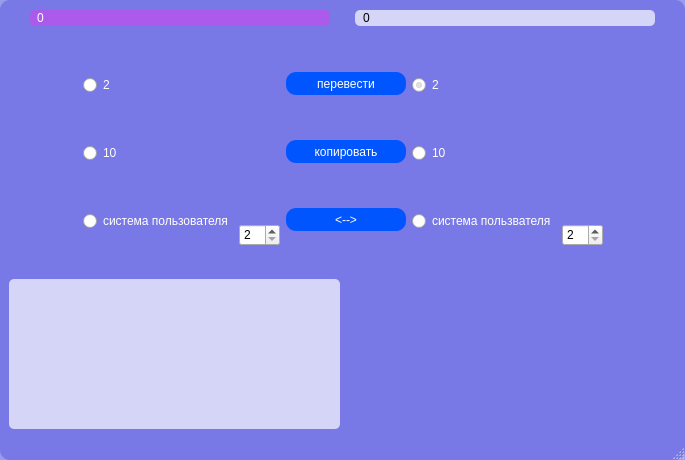
<?xml version="1.0" encoding="UTF-8"?>
<ui version="4.0">
 <class>MainWindow</class>
 <widget class="QMainWindow" name="MainWindow">
  <property name="geometry">
   <rect>
    <x>0</x>
    <y>0</y>
    <width>685</width>
    <height>460</height>
   </rect>
  </property>
  <property name="windowTitle">
   <string>MainWindow</string>
  </property>
  <property name="styleSheet">
   <string notr="true">QMainWindow {
	border-radius : 10px;
	background-color: rgba(100,100, 225, 165);
}
QLabel{
	border-radius : 5px;
	background-color: rgba(255,255, 255, 175);

}
QRadioButton{
color: rgb(255, 255, 255);}</string>
  </property>
  <widget class="QWidget" name="centralwidget">
   <layout class="QVBoxLayout" name="verticalLayout_12">
    <item>
     <layout class="QHBoxLayout" name="horizontalLayout" stretch="1,0">
      <property name="spacing">
       <number>5</number>
      </property>
      <property name="sizeConstraint">
       <enum>QLayout::SetNoConstraint</enum>
      </property>
      <property name="leftMargin">
       <number>1</number>
      </property>
      <property name="topMargin">
       <number>1</number>
      </property>
      <property name="rightMargin">
       <number>1</number>
      </property>
      <property name="bottomMargin">
       <number>1</number>
      </property>
      <item>
       <widget class="QLineEdit" name="lineEdit">
        <property name="minimumSize">
         <size>
          <width>280</width>
          <height>0</height>
         </size>
        </property>
        <property name="maximumSize">
         <size>
          <width>300</width>
          <height>16777215</height>
         </size>
        </property>
        <property name="styleSheet">
         <string notr="true">border-radius: 5px;
background-color: rgb(129, 69, 189);
color: rgb(255, 255, 255);
font: 11pt &quot;Ubuntu&quot;;
background-color: rgba(255, 46, 245, 100);
padding: 0 5 0 5px;</string>
        </property>
        <property name="text">
         <string>0</string>
        </property>
       </widget>
      </item>
      <item>
       <widget class="QLabel" name="label">
        <property name="minimumSize">
         <size>
          <width>280</width>
          <height>0</height>
         </size>
        </property>
        <property name="maximumSize">
         <size>
          <width>300</width>
          <height>16777215</height>
         </size>
        </property>
        <property name="styleSheet">
         <string notr="true">border-radius : 5px;
font: 11pt &quot;Ubuntu&quot;;
padding: 0 5 0 5px;</string>
        </property>
        <property name="text">
         <string>0</string>
        </property>
       </widget>
      </item>
     </layout>
    </item>
    <item>
     <layout class="QHBoxLayout" name="horizontalLayout_3">
      <item>
       <spacer name="horizontalSpacer_4">
        <property name="orientation">
         <enum>Qt::Horizontal</enum>
        </property>
        <property name="sizeHint" stdset="0">
         <size>
          <width>40</width>
          <height>20</height>
         </size>
        </property>
       </spacer>
      </item>
      <item>
       <layout class="QVBoxLayout" name="verticalLayout">
        <item>
         <widget class="QRadioButton" name="radioButton">
          <property name="styleSheet">
           <string notr="true"/>
          </property>
          <property name="text">
           <string>2</string>
          </property>
         </widget>
        </item>
        <item>
         <widget class="QRadioButton" name="radioButton_2">
          <property name="text">
           <string>10</string>
          </property>
          <property name="checked">
           <bool>true</bool>
          </property>
         </widget>
        </item>
        <item>
         <widget class="QRadioButton" name="radioButton_3">
          <property name="text">
           <string>система пользователя</string>
          </property>
         </widget>
        </item>
       </layout>
      </item>
      <item>
       <layout class="QVBoxLayout" name="verticalLayout_9">
        <item>
         <spacer name="verticalSpacer_8">
          <property name="orientation">
           <enum>Qt::Vertical</enum>
          </property>
          <property name="sizeHint" stdset="0">
           <size>
            <width>20</width>
            <height>40</height>
           </size>
          </property>
         </spacer>
        </item>
        <item>
         <spacer name="verticalSpacer_6">
          <property name="orientation">
           <enum>Qt::Vertical</enum>
          </property>
          <property name="sizeHint" stdset="0">
           <size>
            <width>20</width>
            <height>40</height>
           </size>
          </property>
         </spacer>
        </item>
        <item>
         <spacer name="verticalSpacer_9">
          <property name="orientation">
           <enum>Qt::Vertical</enum>
          </property>
          <property name="sizeHint" stdset="0">
           <size>
            <width>20</width>
            <height>40</height>
           </size>
          </property>
         </spacer>
        </item>
        <item>
         <spacer name="verticalSpacer_14">
          <property name="orientation">
           <enum>Qt::Vertical</enum>
          </property>
          <property name="sizeHint" stdset="0">
           <size>
            <width>20</width>
            <height>40</height>
           </size>
          </property>
         </spacer>
        </item>
        <item>
         <spacer name="verticalSpacer_10">
          <property name="orientation">
           <enum>Qt::Vertical</enum>
          </property>
          <property name="sizeHint" stdset="0">
           <size>
            <width>20</width>
            <height>40</height>
           </size>
          </property>
         </spacer>
        </item>
        <item>
         <spacer name="verticalSpacer_13">
          <property name="orientation">
           <enum>Qt::Vertical</enum>
          </property>
          <property name="sizeHint" stdset="0">
           <size>
            <width>20</width>
            <height>40</height>
           </size>
          </property>
         </spacer>
        </item>
        <item>
         <spacer name="verticalSpacer_16">
          <property name="orientation">
           <enum>Qt::Vertical</enum>
          </property>
          <property name="sizeHint" stdset="0">
           <size>
            <width>20</width>
            <height>40</height>
           </size>
          </property>
         </spacer>
        </item>
        <item>
         <widget class="QSpinBox" name="spinBox">
          <property name="styleSheet">
           <string notr="true">font: 11pt &quot;Ubuntu&quot;;</string>
          </property>
          <property name="minimum">
           <number>2</number>
          </property>
          <property name="maximum">
           <number>16</number>
          </property>
         </widget>
        </item>
        <item>
         <spacer name="verticalSpacer_4">
          <property name="orientation">
           <enum>Qt::Vertical</enum>
          </property>
          <property name="sizeHint" stdset="0">
           <size>
            <width>20</width>
            <height>40</height>
           </size>
          </property>
         </spacer>
        </item>
        <item>
         <spacer name="verticalSpacer_7">
          <property name="orientation">
           <enum>Qt::Vertical</enum>
          </property>
          <property name="sizeType">
           <enum>QSizePolicy::Expanding</enum>
          </property>
          <property name="sizeHint" stdset="0">
           <size>
            <width>20</width>
            <height>5</height>
           </size>
          </property>
         </spacer>
        </item>
       </layout>
      </item>
      <item>
       <layout class="QVBoxLayout" name="verticalLayout_10">
        <item>
         <widget class="QPushButton" name="pushButton">
          <property name="minimumSize">
           <size>
            <width>0</width>
            <height>23</height>
           </size>
          </property>
          <property name="styleSheet">
           <string notr="true">background-color: rgb(39, 46, 143);
font: 13pt &quot;Ubuntu&quot;;
border-radius: 10px;
color: white;
background-color: rgb(0, 85, 255);
</string>
          </property>
          <property name="text">
           <string>перевести</string>
          </property>
         </widget>
        </item>
        <item>
         <widget class="QPushButton" name="pushButton_2">
          <property name="minimumSize">
           <size>
            <width>120</width>
            <height>23</height>
           </size>
          </property>
          <property name="styleSheet">
           <string notr="true">background-color: rgb(39, 46, 143);
font: 13pt &quot;Ubuntu&quot;;
border-radius: 10px;
color: white;
background-color: rgb(0, 85, 255);
</string>
          </property>
          <property name="text">
           <string>копировать</string>
          </property>
         </widget>
        </item>
        <item>
         <widget class="QPushButton" name="pushButton_3">
          <property name="minimumSize">
           <size>
            <width>0</width>
            <height>23</height>
           </size>
          </property>
          <property name="styleSheet">
           <string notr="true">background-color: rgb(39, 46, 143);
font: 13pt &quot;Ubuntu&quot;;
border-radius: 10px;
color: white;
background-color: rgb(0, 85, 255);
</string>
          </property>
          <property name="text">
           <string>&lt;--&gt;</string>
          </property>
         </widget>
        </item>
       </layout>
      </item>
      <item>
       <layout class="QVBoxLayout" name="verticalLayout_2">
        <item>
         <widget class="QRadioButton" name="radioButton_4">
          <property name="text">
           <string>2</string>
          </property>
          <property name="checked">
           <bool>true</bool>
          </property>
         </widget>
        </item>
        <item>
         <widget class="QRadioButton" name="radioButton_5">
          <property name="text">
           <string>10</string>
          </property>
          <property name="checked">
           <bool>false</bool>
          </property>
         </widget>
        </item>
        <item>
         <widget class="QRadioButton" name="radioButton_6">
          <property name="text">
           <string>система пользвателя</string>
          </property>
         </widget>
        </item>
       </layout>
      </item>
      <item>
       <layout class="QVBoxLayout" name="verticalLayout_4">
        <item>
         <spacer name="verticalSpacer_11">
          <property name="orientation">
           <enum>Qt::Vertical</enum>
          </property>
          <property name="sizeHint" stdset="0">
           <size>
            <width>20</width>
            <height>40</height>
           </size>
          </property>
         </spacer>
        </item>
        <item>
         <spacer name="verticalSpacer_12">
          <property name="orientation">
           <enum>Qt::Vertical</enum>
          </property>
          <property name="sizeHint" stdset="0">
           <size>
            <width>20</width>
            <height>40</height>
           </size>
          </property>
         </spacer>
        </item>
        <item>
         <spacer name="verticalSpacer">
          <property name="orientation">
           <enum>Qt::Vertical</enum>
          </property>
          <property name="sizeHint" stdset="0">
           <size>
            <width>20</width>
            <height>40</height>
           </size>
          </property>
         </spacer>
        </item>
        <item>
         <spacer name="verticalSpacer_19">
          <property name="orientation">
           <enum>Qt::Vertical</enum>
          </property>
          <property name="sizeHint" stdset="0">
           <size>
            <width>20</width>
            <height>40</height>
           </size>
          </property>
         </spacer>
        </item>
        <item>
         <spacer name="verticalSpacer_15">
          <property name="orientation">
           <enum>Qt::Vertical</enum>
          </property>
          <property name="sizeHint" stdset="0">
           <size>
            <width>20</width>
            <height>40</height>
           </size>
          </property>
         </spacer>
        </item>
        <item>
         <spacer name="verticalSpacer_18">
          <property name="orientation">
           <enum>Qt::Vertical</enum>
          </property>
          <property name="sizeHint" stdset="0">
           <size>
            <width>20</width>
            <height>40</height>
           </size>
          </property>
         </spacer>
        </item>
        <item>
         <spacer name="verticalSpacer_17">
          <property name="orientation">
           <enum>Qt::Vertical</enum>
          </property>
          <property name="sizeHint" stdset="0">
           <size>
            <width>20</width>
            <height>40</height>
           </size>
          </property>
         </spacer>
        </item>
        <item>
         <widget class="QSpinBox" name="spinBox_3">
          <property name="styleSheet">
           <string notr="true">font: 11pt &quot;Ubuntu&quot;;</string>
          </property>
          <property name="minimum">
           <number>2</number>
          </property>
          <property name="maximum">
           <number>16</number>
          </property>
         </widget>
        </item>
        <item>
         <spacer name="verticalSpacer_5">
          <property name="orientation">
           <enum>Qt::Vertical</enum>
          </property>
          <property name="sizeHint" stdset="0">
           <size>
            <width>20</width>
            <height>40</height>
           </size>
          </property>
         </spacer>
        </item>
        <item>
         <spacer name="verticalSpacer_3">
          <property name="orientation">
           <enum>Qt::Vertical</enum>
          </property>
          <property name="sizeType">
           <enum>QSizePolicy::Expanding</enum>
          </property>
          <property name="sizeHint" stdset="0">
           <size>
            <width>20</width>
            <height>5</height>
           </size>
          </property>
         </spacer>
        </item>
       </layout>
      </item>
      <item>
       <spacer name="horizontalSpacer">
        <property name="orientation">
         <enum>Qt::Horizontal</enum>
        </property>
        <property name="sizeHint" stdset="0">
         <size>
          <width>40</width>
          <height>20</height>
         </size>
        </property>
       </spacer>
      </item>
     </layout>
    </item>
    <item>
     <spacer name="verticalSpacer_2">
      <property name="orientation">
       <enum>Qt::Vertical</enum>
      </property>
      <property name="sizeType">
       <enum>QSizePolicy::Maximum</enum>
      </property>
      <property name="sizeHint" stdset="0">
       <size>
        <width>20</width>
        <height>0</height>
       </size>
      </property>
     </spacer>
    </item>
    <item>
     <layout class="QHBoxLayout" name="horizontalLayout_4">
      <item>
       <widget class="QLabel" name="label_2">
        <property name="styleSheet">
         <string notr="true">
color: rgb(255, 0, 0);
font: 15pt &quot;Ubuntu&quot;;</string>
        </property>
        <property name="text">
         <string/>
        </property>
       </widget>
      </item>
      <item>
       <widget class="QLabel" name="label_3">
        <property name="minimumSize">
         <size>
          <width>10</width>
          <height>150</height>
         </size>
        </property>
        <property name="styleSheet">
         <string notr="true">
	background-color: rgba(255,255, 255, 0);

</string>
        </property>
        <property name="text">
         <string/>
        </property>
       </widget>
      </item>
     </layout>
    </item>
   </layout>
  </widget>
  <widget class="QMenuBar" name="menubar">
   <property name="geometry">
    <rect>
     <x>0</x>
     <y>0</y>
     <width>685</width>
     <height>22</height>
    </rect>
   </property>
  </widget>
  <widget class="QStatusBar" name="statusbar"/>
 </widget>
 <resources/>
 <connections/>
</ui>
